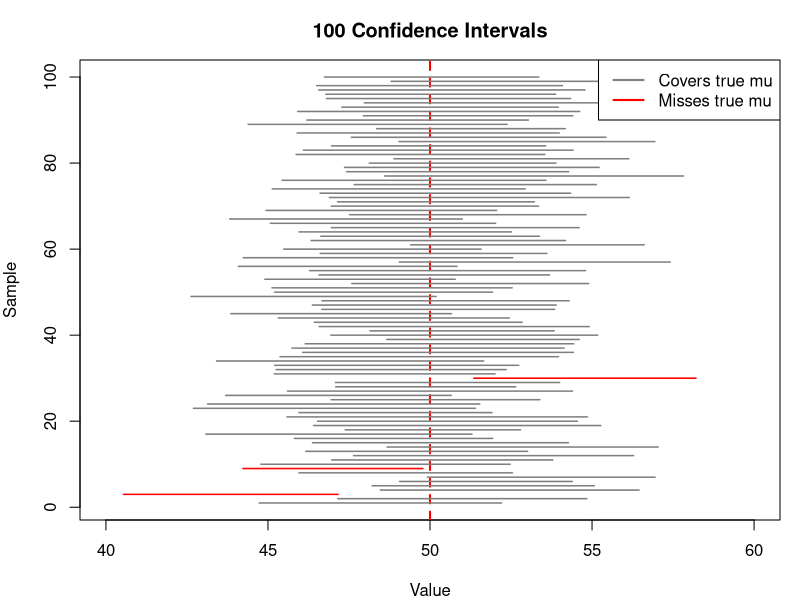

Recreate this plot in R.
# =============================================================================
# Gov 2001: Lecture 06b - Confidence Intervals
# Spring 2026
# =============================================================================

# This script demonstrates confidence interval construction and interpretation.
# Key insight: A 95% CI procedure covers the true parameter 95% of the time.

# -----------------------------------------------------------------------------
# Setup
# -----------------------------------------------------------------------------

set.seed(2026)

# -----------------------------------------------------------------------------
# Constructing a Confidence Interval
# -----------------------------------------------------------------------------

# Suppose we have a sample and want to estimate the population mean

# Generate sample data
n <- 50
true_mu <- 10
true_sigma <- 3
sample_data <- rnorm(n, mean = true_mu, sd = true_sigma)

# Point estimate
x_bar <- mean(sample_data)
cat("=== Confidence Interval Construction ===\n")
cat(sprintf("Sample mean: %.3f\n", x_bar))

# Standard error (using sample SD since we don't know population SD)
s <- sd(sample_data)
se <- s / sqrt(n)
cat(sprintf("Sample SD: %.3f\n", s))
cat(sprintf("Standard error: %.3f\n", se))

# 95% CI using t-distribution (correct for unknown variance)
t_crit <- qt(0.975, df = n - 1)
ci_lower <- x_bar - t_crit * se
ci_upper <- x_bar + t_crit * se

cat(sprintf("\n95%% CI (using t): [%.3f, %.3f]\n", ci_lower, ci_upper))
cat(sprintf("True mu = %.3f -- Covered? %s\n", true_mu,
            ifelse(ci_lower <= true_mu & true_mu <= ci_upper, "YES", "NO")))

# Compare to using normal approximation
z_crit <- qnorm(0.975)
ci_lower_z <- x_bar - z_crit * se
ci_upper_z <- x_bar + z_crit * se
cat(sprintf("\n95%% CI (using z): [%.3f, %.3f]\n", ci_lower_z, ci_upper_z))

# -----------------------------------------------------------------------------
# Using t.test() in R
# -----------------------------------------------------------------------------

cat("\n=== Using t.test() ===\n")
result <- t.test(sample_data, conf.level = 0.95)
print(result)

# Extract just the CI
cat(sprintf("\nExtracted CI: [%.3f, %.3f]\n",
            result$conf.int[1], result$conf.int[2]))

# -----------------------------------------------------------------------------
# Simulation: 95% Coverage Rate
# -----------------------------------------------------------------------------

cat("\n=== Simulation: CI Coverage Rate ===\n")

# True population parameters
true_mu <- 50
true_sigma <- 10
n <- 30
n_sims <- 10000

# Function to generate one sample and check if CI covers true_mu
check_coverage <- function() {
  sample <- rnorm(n, mean = true_mu, sd = true_sigma)
  result <- t.test(sample, conf.level = 0.95)
  ci <- result$conf.int
  return(ci[1] <= true_mu & true_mu <= ci[2])
}

# Run simulation
covered <- replicate(n_sims, check_coverage())
coverage_rate <- mean(covered)

cat(sprintf("Simulated %d confidence intervals\n", n_sims))
cat(sprintf("Coverage rate: %.2f%%\n", coverage_rate * 100))
cat("(Should be close to 95%)\n")

# -----------------------------------------------------------------------------
# Visualizing Many Confidence Intervals
# -----------------------------------------------------------------------------

# Generate and visualize 100 CIs
n_vis <- 100
true_mu <- 50
true_sigma <- 10
n <- 30

# Store CIs
ci_data <- data.frame(lower = numeric(n_vis), upper = numeric(n_vis),
                      covers = logical(n_vis))

for (i in 1:n_vis) {
  sample <- rnorm(n, mean = true_mu, sd = true_sigma)
  result <- t.test(sample, conf.level = 0.95)
  ci_data$lower[i] <- result$conf.int[1]
  ci_data$upper[i] <- result$conf.int[2]
  ci_data$covers[i] <- (ci_data$lower[i] <= true_mu & true_mu <= ci_data$upper[i])
}

# Plot
par(mar = c(4, 4, 3, 1))
plot(NULL, xlim = c(40, 60), ylim = c(1, n_vis),
     xlab = "Value", ylab = "Sample", main = "100 Confidence Intervals")
abline(v = true_mu, col = "red", lwd = 2, lty = 2)

for (i in 1:n_vis) {
  color <- ifelse(ci_data$covers[i], "gray50", "red")
  segments(ci_data$lower[i], i, ci_data$upper[i], i, col = color, lwd = 1.5)
}

legend("topright", legend = c("Covers true mu", "Misses true mu"),
       col = c("gray50", "red"), lwd = 2)

cat(sprintf("\nIn visualization: %d/%d CIs cover the true mean\n",
            sum(ci_data$covers), n_vis))

# -----------------------------------------------------------------------------
# Effect of Sample Size on CI Width
# -----------------------------------------------------------------------------

cat("\n=== Effect of Sample Size on CI Width ===\n")

sample_sizes <- c(10, 25, 50, 100, 500)
true_mu <- 50
true_sigma <- 10

for (n in sample_sizes) {
  sample <- rnorm(n, mean = true_mu, sd = true_sigma)
  result <- t.test(sample, conf.level = 0.95)
  width <- diff(result$conf.int)
  cat(sprintf("n = %3d: CI width = %.2f\n", n, width))
}

cat("\nCI width decreases with sqrt(n).\n")
cat("Double n -> width shrinks by factor of sqrt(2) ≈ 1.41\n")

# -----------------------------------------------------------------------------
# Different Confidence Levels
# -----------------------------------------------------------------------------

cat("\n=== Different Confidence Levels ===\n")

sample <- rnorm(50, mean = true_mu, sd = true_sigma)

for (level in c(0.90, 0.95, 0.99)) {
  result <- t.test(sample, conf.level = level)
  width <- diff(result$conf.int)
  cat(sprintf("%d%% CI: [%.2f, %.2f], width = %.2f\n",
              level * 100, result$conf.int[1], result$conf.int[2], width))
}

cat("\nHigher confidence = wider interval.\n")
cat("There's always a tradeoff between confidence and precision.\n")

# -----------------------------------------------------------------------------
# Key Interpretation
# -----------------------------------------------------------------------------

cat("\n=== KEY INTERPRETATION ===\n")
cat("A 95% CI does NOT mean:\n")
cat("  'There's a 95% probability the true mu is in this interval'\n")
cat("\nA 95% CI DOES mean:\n")
cat("  'This procedure produces intervals that contain the true mu 95% of the time'\n")
cat("\nThe true mu is fixed; the interval is random.\n")
